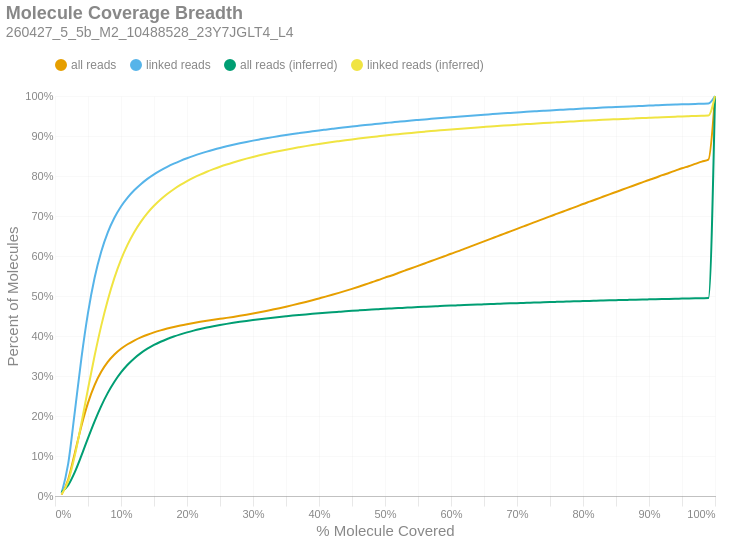

This figure's notebook cell:
### Markdown cell above
### Molecule Read Coverage
This chart shows molecule coverage breadth as computed by the number of bases aligned to that molecule. In other words, "*how much of each unique long molecule is actually sequenced/aligned?*" Keep in mind there is a distinction between sequences and alignments, since some sequences belonging to a particular molecule may not align well and wouldn't appear in the alignment data. This chart also shows molecule coverage breadth as computed by the *inferred fragment* from which the aligned sequences originate. Unlike read coverage, this calculation takes into account the total insert size, including unsequenced gaps between the forward and reverse reads. Like the previous figures, these are cumulative percents.

### Code cell
if SKIPLR:
    print_html(f"Skipped")
else:
    binned_df = consolidated_hist(valids['coverage_bp'], mask, 0.01, True)
    binned_df_inf = consolidated_hist(valids['coverage_inserts'], mask, 0.01, True)
    binned_df = binned_df.with_columns(pl.lit(binned_df_inf['all reads (cumsum)']).alias('all reads (inferred)'))
    binned_df = binned_df.with_columns(pl.lit(binned_df_inf['linked reads (cumsum)']).alias('linked reads (inferred)'))
    binned_df = binned_df.with_columns(
        (pl.col('bin').cast(pl.Float64) + 0.01).alias('right_edge')
    )

    with SafeRender(binned_df):
        (
            density_plot(binned_df, 'Molecule Coverage Breadth', samplename, 'molcov', ['all reads (inferred)','linked reads (inferred)'])
            .encode(
                #x=alt.X('bin:Q', title="% Molecule Covered").axis(format = '%').scale(padding=0),
                x=alt.X('right_edge:Q', title="% Molecule Covered").axis(format='%').scale(padding=0),
                y=alt.Y('value:Q', title='Percent of Molecules')
                    .axis(format='%')
                    .stack(False)
                    .scale(domainMin=0, padding=0),
                color=alt.Color("key:N").scale(domain = ["all reads", "linked reads", "all reads (inferred)", "linked reads (inferred)"]),
                tooltip = [
                    alt.Tooltip("key:N", title = "Data Type"),
                    alt.Tooltip("range_label:N", title="% Molecule Covered"),
                    alt.Tooltip("value:Q", format = ".2%", title="% Molecules")
                ]
            )
        ).display()

### Figure 1 — Vega-Lite specification as saved in the notebook (floating-point values rounded to 4 significant figures)
{"width": "container", "height": 400, "config": {"title": {"anchor": "start", "dy": -15, "fontSize": 18, "color": "#888888", "subtitleColor": "#888888", "subtitleFontSize": 14}, "arc": {"fill": "#0072B2"}, "axis": {"domainColor": "#888888", "domainWidth": 0.5, "gridWidth": 0.2, "grid": false, "titleFontWeight": 400, "titleFontSize": 15, "labelFontSize": 11, "labelColor": "#888888", "tickColor": "#888888", "tickWidth": 0.2, "titleColor": "#888888"}, "axisBand": {"grid": false}, "axisX": {"grid": true, "tickSize": 10, "domainCap": "round"}, "axisY": {"domain": false, "grid": true, "tickSize": 0, "domainCap": "round"}, "background": "transparent", "header": {"labelFontSize": 15, "labelColor": "#888888", "titleFontSize": 15, "titleFontWeight": 600, "titleColor": "#888888"}, "legend": {"labelFont": "sans-serif", "labelFontSize": 12, "labelColor": "#888888", "symbolSize": 100, "symbolType": "circle", "titleFontSize": 12, "titlePadding": 10, "titleColor": "#888888", "title": null, "orient": "top"}, "range": {"category": ["#E69F00", "#56B4E9", "#009E73", "#F0E442", "#0072B2", "#D55E00", "#CC79A7", "#000000"], "diverging": ["#cfe8f3", "#a2d4ec", "#73bfe2", "#46abdb", "#1696d2", "#12719e"]}, "area": {"fill": "#0072B2", "fillOpacity": 0.7, "line": true, "strokeOpacity": 0.7}, "line": {"color": "#0072B2", "stroke": "#0072B2", "strokeWidth": 2}, "trail": {"color": "#0072B2", "stroke": "#0072B2", "strokeWidth": 0, "size": 1}, "point": {"filled": true, "fillOpacity": 1.0, "size": 95}, "text": {"color": "#888888", "fontSize": 11, "align": "right", "fontWeight": 400, "size": 11}, "bar": {"fill": "#0072B2", "stroke": null}, "view": {"stroke": null, "continuousWidth": 660, "continuousHeight": 400}}, "data": {"name": "data-936bbb0cde22dfc5327fa2aeb7440f1c"}, "mark": {"type": "line", "interpolate": "monotone", "point": {"opacity": 0, "size": 275}}, "encoding": {"color": {"field": "key", "scale": {"domain": ["all reads", "linked reads", "all reads (inferred)", "linked reads (inferred)"]}, "type": "nominal"}, "tooltip": [{"field": "key", "title": "Data Type", "type": "nominal"}, {"field": "range_label", "title": "% Molecule Covered", "type": "nominal"}, {"field": "value", "format": ".2%", "title": "% Molecules", "type": "quantitative"}], "x": {"axis": {"format": "%"}, "field": "right_edge", "scale": {"padding": 0}, "title": "% Molecule Covered", "type": "quantitative"}, "y": {"axis": {"format": "%"}, "field": "value", "scale": {"domainMin": 0, "padding": 0}, "stack": false, "title": "Percent of Molecules", "type": "quantitative"}}, "params": [{"name": "param_c36ac31b6afebe62", "select": {"type": "point", "fields": ["key"]}, "bind": "legend"}], "title": {"text": "Molecule Coverage Breadth", "subtitle": "260427_5_5b_M2_10488528_23Y7JGLT4_L4"}, "transform": [{"fold": ["all reads (cumsum)", "linked reads (cumsum)", "all reads (inferred)", "linked reads (inferred)"]}, {"calculate": "replace(datum.key, ' (cumsum)', '')", "as": "key"}, {"filter": {"param": "param_c36ac31b6afebe62"}}], "usermeta": {"embedOptions": {"downloadFileName": "260427_5_5b_M2_10488528_23Y7JGLT4_L4.molcov"}}, "$schema": "https://vega.github.io/schema/vega-lite/v6.4.1.json", "datasets": {"data-936bbb0cde22dfc5327fa2aeb7440f1c": [{"bin": "0.0", "interval": "0.0-0.01", "all reads": 0.003501, "linked reads": 0.006728, "all reads (cumsum)": 0.003501, "linked reads (cumsum)": 0.006728, "range_label": "0.0-0.01", "all reads (inferred)": 0.01007, "linked reads (inferred)": 0.004328, "right_edge": 0.01}, {"bin": "0.01", "interval": "0.01-0.02", "all reads": 0.03781, "linked reads": 0.07406, "all reads (cumsum)": 0.04131, "linked reads (cumsum)": 0.08079, "range_label": "0.01-0.02", "all reads (inferred)": 0.02705, "linked reads (inferred)": 0.03717, "right_edge": 0.02}, {"bin": "0.02", "interval": "0.02-0.03", "all reads": 0.06577, "linked reads": 0.1294, "all reads (cumsum)": 0.1071, "linked reads (cumsum)": 0.2102, "range_label": "0.02-0.03", "all reads (inferred)": 0.05958, "linked reads (inferred)": 0.1009, "right_edge": 0.03}, {"bin": "0.03", "interval": "0.03-0.04", "all reads": 0.0681, "linked reads": 0.1341, "all reads (cumsum)": 0.1752, "linked reads (cumsum)": 0.3443, "range_label": "0.03-0.04", "all reads (inferred)": 0.1008, "linked reads (inferred)": 0.1818, "right_edge": 0.04}, {"bin": "0.04", "interval": "0.04-0.05", "all reads": 0.05762, "linked reads": 0.1135, "all reads (cumsum)": 0.2328, "linked reads (cumsum)": 0.4578, "range_label": "0.04-0.05", "all reads (inferred)": 0.1448, "linked reads (inferred)": 0.2679, "right_edge": 0.05}, {"bin": "0.05", "interval": "0.05-0.06", "all reads": 0.04456, "linked reads": 0.08775, "all reads (cumsum)": 0.2774, "linked reads (cumsum)": 0.5455, "range_label": "0.05-0.06", "all reads (inferred)": 0.1868, "linked reads (inferred)": 0.3505, "right_edge": 0.06}, {"bin": "0.06", "interval": "0.06-0.07", "all reads": 0.03313, "linked reads": 0.06522, "all reads (cumsum)": 0.3105, "linked reads (cumsum)": 0.6107, "range_label": "0.06-0.07", "all reads (inferred)": 0.2248, "linked reads (inferred)": 0.4253, "right_edge": 0.07}, {"bin": "0.07", "interval": "0.07-0.08", "all reads": 0.02465, "linked reads": 0.04847, "all reads (cumsum)": 0.3351, "linked reads (cumsum)": 0.6592, "range_label": "0.07-0.08", "all reads (inferred)": 0.2578, "linked reads (inferred)": 0.4901, "right_edge": 0.08}, {"bin": "0.08", "interval": "0.08-0.09", "all reads": 0.01856, "linked reads": 0.03643, "all reads (cumsum)": 0.3537, "linked reads (cumsum)": 0.6956, "range_label": "0.08-0.09", "all reads (inferred)": 0.2858, "linked reads (inferred)": 0.5452, "right_edge": 0.09}, {"bin": "0.09", "interval": "0.09-0.1", "all reads": 0.01437, "linked reads": 0.02822, "all reads (cumsum)": 0.3681, "linked reads (cumsum)": 0.7239, "range_label": "0.09-0.1", "all reads (inferred)": 0.3091, "linked reads (inferred)": 0.591, "right_edge": 0.1}, {"bin": "0.1", "interval": "0.1-0.11", "all reads": 0.01129, "linked reads": 0.02218, "all reads (cumsum)": 0.3794, "linked reads (cumsum)": 0.746, "range_label": "0.1-0.11", "all reads (inferred)": 0.3282, "linked reads (inferred)": 0.6285, "right_edge": 0.11}, {"bin": "0.11", "interval": "0.11-0.12", "all reads": 0.009262, "linked reads": 0.01818, "all reads (cumsum)": 0.3886, "linked reads (cumsum)": 0.7642, "range_label": "0.11-0.12", "all reads (inferred)": 0.344, "linked reads (inferred)": 0.6595, "right_edge": 0.12}, {"bin": "0.12", "interval": "0.12-0.13", "all reads": 0.007781, "linked reads": 0.01526, "all reads (cumsum)": 0.3964, "linked reads (cumsum)": 0.7795, "range_label": "0.12-0.13", "all reads (inferred)": 0.3572, "linked reads (inferred)": 0.6855, "right_edge": 0.13}, {"bin": "0.13", "interval": "0.13-0.14", "all reads": 0.006742, "linked reads": 0.01323, "all reads (cumsum)": 0.4031, "linked reads (cumsum)": 0.7927, "range_label": "0.13-0.14", "all reads (inferred)": 0.3683, "linked reads (inferred)": 0.7072, "right_edge": 0.14}, {"bin": "0.14", "interval": "0.14-0.15", "all reads": 0.005826, "linked reads": 0.01141, "all reads (cumsum)": 0.409, "linked reads (cumsum)": 0.8041, "range_label": "0.14-0.15", "all reads (inferred)": 0.3776, "linked reads (inferred)": 0.7255, "right_edge": 0.15}, {"bin": "0.15", "interval": "0.15-0.16", "all reads": 0.005046, "linked reads": 0.009881, "all reads (cumsum)": 0.414, "linked reads (cumsum)": 0.814, "range_label": "0.15-0.16", "all reads (inferred)": 0.3856, "linked reads (inferred)": 0.7412, "right_edge": 0.16}, {"bin": "0.16", "interval": "0.16-0.17", "all reads": 0.004529, "linked reads": 0.008849, "all reads (cumsum)": 0.4185, "linked reads (cumsum)": 0.8228, "range_label": "0.16-0.17", "all reads (inferred)": 0.3926, "linked reads (inferred)": 0.7549, "right_edge": 0.17}, {"bin": "0.17", "interval": "0.17-0.18", "all reads": 0.004081, "linked reads": 0.007972, "all reads (cumsum)": 0.4226, "linked reads (cumsum)": 0.8308, "range_label": "0.17-0.18", "all reads (inferred)": 0.3987, "linked reads (inferred)": 0.7669, "right_edge": 0.18}, {"bin": "0.18", "interval": "0.18-0.19", "all reads": 0.003684, "linked reads": 0.007194, "all reads (cumsum)": 0.4263, "linked reads (cumsum)": 0.838, "range_label": "0.18-0.19", "all reads (inferred)": 0.4041, "linked reads (inferred)": 0.7776, "right_edge": 0.19}, {"bin": "0.19", "interval": "0.19-0.2", "all reads": 0.003309, "linked reads": 0.006454, "all reads (cumsum)": 0.4296, "linked reads (cumsum)": 0.8445, "range_label": "0.19-0.2", "all reads (inferred)": 0.409, "linked reads (inferred)": 0.7871, "right_edge": 0.2}, {"bin": "0.2", "interval": "0.2-0.21", "all reads": 0.003047, "linked reads": 0.005919, "all reads (cumsum)": 0.4327, "linked reads (cumsum)": 0.8504, "range_label": "0.2-0.21", "all reads (inferred)": 0.4134, "linked reads (inferred)": 0.7957, "right_edge": 0.21}, {"bin": "0.21", "interval": "0.21-0.22", "all reads": 0.002861, "linked reads": 0.005538, "all reads (cumsum)": 0.4355, "linked reads (cumsum)": 0.8559, "range_label": "0.21-0.22", "all reads (inferred)": 0.4174, "linked reads (inferred)": 0.8035, "right_edge": 0.22}, {"bin": "0.22", "interval": "0.22-0.23", "all reads": 0.002647, "linked reads": 0.005099, "all reads (cumsum)": 0.4382, "linked reads (cumsum)": 0.861, "range_label": "0.22-0.23", "all reads (inferred)": 0.421, "linked reads (inferred)": 0.8107, "right_edge": 0.23}, {"bin": "0.23", "interval": "0.23-0.24", "all reads": 0.002471, "linked reads": 0.004717, "all reads (cumsum)": 0.4406, "linked reads (cumsum)": 0.8657, "range_label": "0.23-0.24", "all reads (inferred)": 0.4244, "linked reads (inferred)": 0.8172, "right_edge": 0.24}, {"bin": "0.24", "interval": "0.24-0.25", "all reads": 0.002358, "linked reads": 0.004409, "all reads (cumsum)": 0.443, "linked reads (cumsum)": 0.8701, "range_label": "0.24-0.25", "all reads (inferred)": 0.4274, "linked reads (inferred)": 0.8232, "right_edge": 0.25}, {"bin": "0.25", "interval": "0.25-0.26", "all reads": 0.002303, "linked reads": 0.004079, "all reads (cumsum)": 0.4453, "linked reads (cumsum)": 0.8742, "range_label": "0.25-0.26", "all reads (inferred)": 0.4303, "linked reads (inferred)": 0.8288, "right_edge": 0.26}, {"bin": "0.26", "interval": "0.26-0.27", "all reads": 0.002444, "linked reads": 0.003914, "all reads (cumsum)": 0.4478, "linked reads (cumsum)": 0.8781, "range_label": "0.26-0.27", "all reads (inferred)": 0.4329, "linked reads (inferred)": 0.8339, "right_edge": 0.27}, {"bin": "0.27", "interval": "0.27-0.28", "all reads": 0.002625, "linked reads": 0.003687, "all reads (cumsum)": 0.4504, "linked reads (cumsum)": 0.8818, "range_label": "0.27-0.28", "all reads (inferred)": 0.4354, "linked reads (inferred)": 0.8388, "right_edge": 0.28}, {"bin": "0.28", "interval": "0.28-0.29", "all reads": 0.002794, "linked reads": 0.003424, "all reads (cumsum)": 0.4532, "linked reads (cumsum)": 0.8852, "range_label": "0.28-0.29", "all reads (inferred)": 0.4378, "linked reads (inferred)": 0.8434, "right_edge": 0.29}, {"bin": "0.29", "interval": "0.29-0.3", "all reads": 0.002931, "linked reads": 0.003189, "all reads (cumsum)": 0.4561, "linked reads (cumsum)": 0.8884, "range_label": "0.29-0.3", "all reads (inferred)": 0.44, "linked reads (inferred)": 0.8477, "right_edge": 0.3}, {"bin": "0.3", "interval": "0.3-0.31", "all reads": 0.003102, "linked reads": 0.003034, "all reads (cumsum)": 0.4592, "linked reads (cumsum)": 0.8915, "range_label": "0.3-0.31", "all reads (inferred)": 0.4421, "linked reads (inferred)": 0.8517, "right_edge": 0.31}, {"bin": "0.31", "interval": "0.31-0.32", "all reads": 0.003321, "linked reads": 0.002955, "all reads (cumsum)": 0.4625, "linked reads (cumsum)": 0.8944, "range_label": "0.31-0.32", "all reads (inferred)": 0.444, "linked reads (inferred)": 0.8555, "right_edge": 0.32}, {"bin": "0.32", "interval": "0.32-0.33", "all reads": 0.00347, "linked reads": 0.002783, "all reads (cumsum)": 0.466, "linked reads (cumsum)": 0.8972, "range_label": "0.32-0.33", "all reads (inferred)": 0.4459, "linked reads (inferred)": 0.8592, "right_edge": 0.33}, {"bin": "0.33", "interval": "0.33-0.34", "all reads": 0.003527, "linked reads": 0.002638, "all reads (cumsum)": 0.4695, "linked reads (cumsum)": 0.8998, "range_label": "0.33-0.34", "all reads (inferred)": 0.4477, "linked reads (inferred)": 0.8626, "right_edge": 0.34}, {"bin": "0.34", "interval": "0.34-0.35", "all reads": 0.003732, "linked reads": 0.002594, "all reads (cumsum)": 0.4733, "linked reads (cumsum)": 0.9024, "range_label": "0.34-0.35", "all reads (inferred)": 0.4493, "linked reads (inferred)": 0.8658, "right_edge": 0.35}, {"bin": "0.35", "interval": "0.35-0.36", "all reads": 0.003883, "linked reads": 0.002442, "all reads (cumsum)": 0.4771, "linked reads (cumsum)": 0.9049, "range_label": "0.35-0.36", "all reads (inferred)": 0.451, "linked reads (inferred)": 0.869, "right_edge": 0.36}, {"bin": "0.36", "interval": "0.36-0.37", "all reads": 0.003968, "linked reads": 0.002318, "all reads (cumsum)": 0.4811, "linked reads (cumsum)": 0.9072, "range_label": "0.36-0.37", "all reads (inferred)": 0.4525, "linked reads (inferred)": 0.8719, "right_edge": 0.37}, {"bin": "0.37", "interval": "0.37-0.38", "all reads": 0.004123, "linked reads": 0.002277, "all reads (cumsum)": 0.4852, "linked reads (cumsum)": 0.9095, "range_label": "0.37-0.38", "all reads (inferred)": 0.454, "linked reads (inferred)": 0.8747, "right_edge": 0.38}, {"bin": "0.38", "interval": "0.38-0.39", "all reads": 0.004275, "linked reads": 0.002194, "all reads (cumsum)": 0.4895, "linked reads (cumsum)": 0.9117, "range_label": "0.38-0.39", "all reads (inferred)": 0.4554, "linked reads (inferred)": 0.8774, "right_edge": 0.39}, {"bin": "0.39", "interval": "0.39-0.4", "all reads": 0.004451, "linked reads": 0.002222, "all reads (cumsum)": 0.494, "linked reads (cumsum)": 0.9139, "range_label": "0.39-0.4", "all reads (inferred)": 0.4568, "linked reads (inferred)": 0.8799, "right_edge": 0.4}, {"bin": "0.4", "interval": "0.4-0.41", "all reads": 0.004452, "linked reads": 0.002028, "all reads (cumsum)": 0.4984, "linked reads (cumsum)": 0.9159, "range_label": "0.4-0.41", "all reads (inferred)": 0.4581, "linked reads (inferred)": 0.8824, "right_edge": 0.41}, {"bin": "0.41", "interval": "0.41-0.42", "all reads": 0.004647, "linked reads": 0.001989, "all reads (cumsum)": 0.5031, "linked reads (cumsum)": 0.9179, "range_label": "0.41-0.42", "all reads (inferred)": 0.4593, "linked reads (inferred)": 0.8848, "right_edge": 0.42}, {"bin": "0.42", "interval": "0.42-0.43", "all reads": 0.004784, "linked reads": 0.001961, "all reads (cumsum)": 0.5078, "linked reads (cumsum)": 0.9199, "range_label": "0.42-0.43", "all reads (inferred)": 0.4605, "linked reads (inferred)": 0.8871, "right_edge": 0.43}, {"bin": "0.43", "interval": "0.43-0.44", "all reads": 0.004884, "linked reads": 0.001882, "all reads (cumsum)": 0.5127, "linked reads (cumsum)": 0.9217, "range_label": "0.43-0.44", "all reads (inferred)": 0.4617, "linked reads (inferred)": 0.8893, "right_edge": 0.44}, {"bin": "0.44", "interval": "0.44-0.45", "all reads": 0.005145, "linked reads": 0.001893, "all reads (cumsum)": 0.5179, "linked reads (cumsum)": 0.9236, "range_label": "0.44-0.45", "all reads (inferred)": 0.4629, "linked reads (inferred)": 0.8915, "right_edge": 0.45}, {"bin": "0.45", "interval": "0.45-0.46", "all reads": 0.005284, "linked reads": 0.001836, "all reads (cumsum)": 0.5232, "linked reads (cumsum)": 0.9255, "range_label": "0.45-0.46", "all reads (inferred)": 0.464, "linked reads (inferred)": 0.8935, "right_edge": 0.46}, {"bin": "0.46", "interval": "0.46-0.47", "all reads": 0.005489, "linked reads": 0.001821, "all reads (cumsum)": 0.5286, "linked reads (cumsum)": 0.9273, "range_label": "0.46-0.47", "all reads (inferred)": 0.4651, "linked reads (inferred)": 0.8955, "right_edge": 0.47}, {"bin": "0.47", "interval": "0.47-0.48", "all reads": 0.005698, "linked reads": 0.001718, "all reads (cumsum)": 0.5343, "linked reads (cumsum)": 0.929, "range_label": "0.47-0.48", "all reads (inferred)": 0.4661, "linked reads (inferred)": 0.8975, "right_edge": 0.48}, {"bin": "0.48", "interval": "0.48-0.49", "all reads": 0.005531, "linked reads": 0.001664, "all reads (cumsum)": 0.5399, "linked reads (cumsum)": 0.9307, "range_label": "0.48-0.49", "all reads (inferred)": 0.467, "linked reads (inferred)": 0.8993, "right_edge": 0.49}, {"bin": "0.49", "interval": "0.49-0.5", "all reads": 0.006158, "linked reads": 0.001738, "all reads (cumsum)": 0.546, "linked reads (cumsum)": 0.9324, "range_label": "0.49-0.5", "all reads (inferred)": 0.468, "linked reads (inferred)": 0.9012, "right_edge": 0.5}, {"bin": "0.5", "interval": "0.5-0.51", "all reads": 0.005306, "linked reads": 0.001569, "all reads (cumsum)": 0.5513, "linked reads (cumsum)": 0.934, "range_label": "0.5-0.51", "all reads (inferred)": 0.4689, "linked reads (inferred)": 0.9028, "right_edge": 0.51}, {"bin": "0.51", "interval": "0.51-0.52", "all reads": 0.00617, "linked reads": 0.001573, "all reads (cumsum)": 0.5575, "linked reads (cumsum)": 0.9356, "range_label": "0.51-0.52", "all reads (inferred)": 0.4698, "linked reads (inferred)": 0.9045, "right_edge": 0.52}, {"bin": "0.52", "interval": "0.52-0.53", "all reads": 0.006031, "linked reads": 0.001562, "all reads (cumsum)": 0.5635, "linked reads (cumsum)": 0.9371, "range_label": "0.52-0.53", "all reads (inferred)": 0.4706, "linked reads (inferred)": 0.9061, "right_edge": 0.53}, {"bin": "0.53", "interval": "0.53-0.54", "all reads": 0.00598, "linked reads": 0.001483, "all reads (cumsum)": 0.5695, "linked reads (cumsum)": 0.9386, "range_label": "0.53-0.54", "all reads (inferred)": 0.4715, "linked reads (inferred)": 0.9078, "right_edge": 0.54}, {"bin": "0.54", "interval": "0.54-0.55", "all reads": 0.00578, "linked reads": 0.001446, "all reads (cumsum)": 0.5753, "linked reads (cumsum)": 0.94, "range_label": "0.54-0.55", "all reads (inferred)": 0.4723, "linked reads (inferred)": 0.9094, "right_edge": 0.55}, {"bin": "0.55", "interval": "0.55-0.56", "all reads": 0.00604, "linked reads": 0.001436, "all reads (cumsum)": 0.5813, "linked reads (cumsum)": 0.9415, "range_label": "0.55-0.56", "all reads (inferred)": 0.4731, "linked reads (inferred)": 0.9109, "right_edge": 0.56}, {"bin": "0.56", "interval": "0.56-0.57", "all reads": 0.006039, "linked reads": 0.001457, "all reads (cumsum)": 0.5874, "linked reads (cumsum)": 0.9429, "range_label": "0.56-0.57", "all reads (inferred)": 0.4739, "linked reads (inferred)": 0.9123, "right_edge": 0.57}, {"bin": "0.57", "interval": "0.57-0.58", "all reads": 0.00594, "linked reads": 0.001404, "all reads (cumsum)": 0.5933, "linked reads (cumsum)": 0.9443, "range_label": "0.57-0.58", "all reads (inferred)": 0.4746, "linked reads (inferred)": 0.9137, "right_edge": 0.58}, {"bin": "0.58", "interval": "0.58-0.59", "all reads": 0.00606, "linked reads": 0.00136, "all reads (cumsum)": 0.5994, "linked reads (cumsum)": 0.9457, "range_label": "0.58-0.59", "all reads (inferred)": 0.4753, "linked reads (inferred)": 0.9151, "right_edge": 0.59}, {"bin": "0.59", "interval": "0.59-0.6", "all reads": 0.006225, "linked reads": 0.001322, "all reads (cumsum)": 0.6056, "linked reads (cumsum)": 0.947, "range_label": "0.59-0.6", "all reads (inferred)": 0.476, "linked reads (inferred)": 0.9165, "right_edge": 0.6}, {"bin": "0.6", "interval": "0.6-0.61", "all reads": 0.005874, "linked reads": 0.001265, "all reads (cumsum)": 0.6115, "linked reads (cumsum)": 0.9483, "range_label": "0.6-0.61", "all reads (inferred)": 0.4767, "linked reads (inferred)": 0.9178, "right_edge": 0.61}, {"bin": "0.61", "interval": "0.61-0.62", "all reads": 0.006328, "linked reads": 0.00132, "all reads (cumsum)": 0.6178, "linked reads (cumsum)": 0.9496, "range_label": "0.61-0.62", "all reads (inferred)": 0.4774, "linked reads (inferred)": 0.919, "right_edge": 0.62}, {"bin": "0.62", "interval": "0.62-0.63", "all reads": 0.006217, "linked reads": 0.001239, "all reads (cumsum)": 0.624, "linked reads (cumsum)": 0.9508, "range_label": "0.62-0.63", "all reads (inferred)": 0.478, "linked reads (inferred)": 0.9202, "right_edge": 0.63}, {"bin": "0.63", "interval": "0.63-0.64", "all reads": 0.006236, "linked reads": 0.001205, "all reads (cumsum)": 0.6303, "linked reads (cumsum)": 0.9521, "range_label": "0.63-0.64", "all reads (inferred)": 0.4786, "linked reads (inferred)": 0.9214, "right_edge": 0.64}, {"bin": "0.64", "interval": "0.64-0.65", "all reads": 0.006169, "linked reads": 0.001142, "all reads (cumsum)": 0.6364, "linked reads (cumsum)": 0.9532, "range_label": "0.64-0.65", "all reads (inferred)": 0.4792, "linked reads (inferred)": 0.9226, "right_edge": 0.65}, {"bin": "0.65", "interval": "0.65-0.66", "all reads": 0.00645, "linked reads": 0.001189, "all reads (cumsum)": 0.6429, "linked reads (cumsum)": 0.9544, "range_label": "0.65-0.66", "all reads (inferred)": 0.4799, "linked reads (inferred)": 0.9238, "right_edge": 0.66}, {"bin": "0.66", "interval": "0.66-0.67", "all reads": 0.006156, "linked reads": 0.001184, "all reads (cumsum)": 0.649, "linked reads (cumsum)": 0.9556, "range_label": "0.66-0.67", "all reads (inferred)": 0.4804, "linked reads (inferred)": 0.9249, "right_edge": 0.67}, {"bin": "0.67", "interval": "0.67-0.68", "all reads": 0.006331, "linked reads": 0.001132, "all reads (cumsum)": 0.6554, "linked reads (cumsum)": 0.9567, "range_label": "0.67-0.68", "all reads (inferred)": 0.481, "linked reads (inferred)": 0.926, "right_edge": 0.68}, {"bin": "0.68", "interval": "0.68-0.69", "all reads": 0.006207, "linked reads": 0.001061, "all reads (cumsum)": 0.6616, "linked reads (cumsum)": 0.9578, "range_label": "0.68-0.69", "all reads (inferred)": 0.4816, "linked reads (inferred)": 0.9271, "right_edge": 0.69}, {"bin": "0.69", "interval": "0.69-0.7", "all reads": 0.006281, "linked reads": 0.001076, "all reads (cumsum)": 0.6678, "linked reads (cumsum)": 0.9588, "range_label": "0.69-0.7", "all reads (inferred)": 0.4822, "linked reads (inferred)": 0.9282, "right_edge": 0.7}, {"bin": "0.7", "interval": "0.7-0.71", "all reads": 0.006211, "linked reads": 0.001049, "all reads (cumsum)": 0.6741, "linked reads (cumsum)": 0.9599, "range_label": "0.7-0.71", "all reads (inferred)": 0.4827, "linked reads (inferred)": 0.9292, "right_edge": 0.71}, {"bin": "0.71", "interval": "0.71-0.72", "all reads": 0.006194, "linked reads": 0.001062, "all reads (cumsum)": 0.6803, "linked reads (cumsum)": 0.9609, "range_label": "0.71-0.72", "all reads (inferred)": 0.4833, "linked reads (inferred)": 0.9303, "right_edge": 0.72}, {"bin": "0.72", "interval": "0.72-0.73", "all reads": 0.006402, "linked reads": 0.001009, "all reads (cumsum)": 0.6867, "linked reads (cumsum)": 0.962, "range_label": "0.72-0.73", "all reads (inferred)": 0.4838, "linked reads (inferred)": 0.9312, "right_edge": 0.73}, {"bin": "0.73", "interval": "0.73-0.74", "all reads": 0.00613, "linked reads": 0.001012, "all reads (cumsum)": 0.6928, "linked reads (cumsum)": 0.963, "range_label": "0.73-0.74", "all reads (inferred)": 0.4843, "linked reads (inferred)": 0.9323, "right_edge": 0.74}, {"bin": "0.74", "interval": "0.74-0.75", "all reads": 0.006436, "linked reads": 0.0009995, "all reads (cumsum)": 0.6992, "linked reads (cumsum)": 0.964, "range_label": "0.74-0.75", "all reads (inferred)": 0.4848, "linked reads (inferred)": 0.9332, "right_edge": 0.75}, {"bin": "0.75", "interval": "0.75-0.76", "all reads": 0.006081, "linked reads": 0.0009374, "all reads (cumsum)": 0.7053, "linked reads (cumsum)": 0.9649, "range_label": "0.75-0.76", "all reads (inferred)": 0.4853, "linked reads (inferred)": 0.9342, "right_edge": 0.76}, {"bin": "0.76", "interval": "0.76-0.77", "all reads": 0.006086, "linked reads": 0.0008818, "all reads (cumsum)": 0.7114, "linked reads (cumsum)": 0.9658, "range_label": "0.76-0.77", "all reads (inferred)": 0.4858, "linked reads (inferred)": 0.9351, "right_edge": 0.77}, {"bin": "0.77", "interval": "0.77-0.78", "all reads": 0.006088, "linked reads": 0.0009195, "all reads (cumsum)": 0.7175, "linked reads (cumsum)": 0.9667, "range_label": "0.77-0.78", "all reads (inferred)": 0.4863, "linked reads (inferred)": 0.936, "right_edge": 0.78}, {"bin": "0.78", "interval": "0.78-0.79", "all reads": 0.006046, "linked reads": 0.0008538, "all reads (cumsum)": 0.7235, "linked reads (cumsum)": 0.9676, "range_label": "0.78-0.79", "all reads (inferred)": 0.4868, "linked reads (inferred)": 0.9369, "right_edge": 0.79}, {"bin": "0.79", "interval": "0.79-0.8", "all reads": 0.006374, "linked reads": 0.0009004, "all reads (cumsum)": 0.7299, "linked reads (cumsum)": 0.9685, "range_label": "0.79-0.8", "all reads (inferred)": 0.4873, "linked reads (inferred)": 0.9378, "right_edge": 0.8}, {"bin": "0.8", "interval": "0.8-0.81", "all reads": 0.005911, "linked reads": 0.000848, "all reads (cumsum)": 0.7358, "linked reads (cumsum)": 0.9693, "range_label": "0.8-0.81", "all reads (inferred)": 0.4878, "linked reads (inferred)": 0.9387, "right_edge": 0.81}, {"bin": "0.81", "interval": "0.81-0.82", "all reads": 0.005945, "linked reads": 0.0008495, "all reads (cumsum)": 0.7417, "linked reads (cumsum)": 0.9702, "range_label": "0.81-0.82", "all reads (inferred)": 0.4882, "linked reads (inferred)": 0.9395, "right_edge": 0.82}, {"bin": "0.82", "interval": "0.82-0.83", "all reads": 0.006227, "linked reads": 0.0008079, "all reads (cumsum)": 0.748, "linked reads (cumsum)": 0.971, "range_label": "0.82-0.83", "all reads (inferred)": 0.4887, "linked reads (inferred)": 0.9403, "right_edge": 0.83}, {"bin": "0.83", "interval": "0.83-0.84", "all reads": 0.00613, "linked reads": 0.0007716, "all reads (cumsum)": 0.7541, "linked reads (cumsum)": 0.9717, "range_label": "0.83-0.84", "all reads (inferred)": 0.4891, "linked reads (inferred)": 0.9412, "right_edge": 0.84}, {"bin": "0.84", "interval": "0.84-0.85", "all reads": 0.005972, "linked reads": 0.0007576, "all reads (cumsum)": 0.7601, "linked reads (cumsum)": 0.9725, "range_label": "0.84-0.85", "all reads (inferred)": 0.4895, "linked reads (inferred)": 0.9419, "right_edge": 0.85}, {"bin": "0.85", "interval": "0.85-0.86", "all reads": 0.006055, "linked reads": 0.0007267, "all reads (cumsum)": 0.7661, "linked reads (cumsum)": 0.9732, "range_label": "0.85-0.86", "all reads (inferred)": 0.49, "linked reads (inferred)": 0.9427, "right_edge": 0.86}, {"bin": "0.86", "interval": "0.86-0.87", "all reads": 0.005988, "linked reads": 0.000711, "all reads (cumsum)": 0.7721, "linked reads (cumsum)": 0.9739, "range_label": "0.86-0.87", "all reads (inferred)": 0.4904, "linked reads (inferred)": 0.9434, "right_edge": 0.87}, {"bin": "0.87", "interval": "0.87-0.88", "all reads": 0.00601, "linked reads": 0.0006751, "all reads (cumsum)": 0.7781, "linked reads (cumsum)": 0.9746, "range_label": "0.87-0.88", "all reads (inferred)": 0.4908, "linked reads (inferred)": 0.9442, "right_edge": 0.88}, {"bin": "0.88", "interval": "0.88-0.89", "all reads": 0.005899, "linked reads": 0.0006679, "all reads (cumsum)": 0.784, "linked reads (cumsum)": 0.9753, "range_label": "0.88-0.89", "all reads (inferred)": 0.4912, "linked reads (inferred)": 0.9449, "right_edge": 0.89}, {"bin": "0.89", "interval": "0.89-0.9", "all reads": 0.006007, "linked reads": 0.0006812, "all reads (cumsum)": 0.79, "linked reads (cumsum)": 0.976, "range_label": "0.89-0.9", "all reads (inferred)": 0.4916, "linked reads (inferred)": 0.9456, "right_edge": 0.9}, {"bin": "0.9", "interval": "0.9-0.91", "all reads": 0.005592, "linked reads": 0.000656, "all reads (cumsum)": 0.7956, "linked reads (cumsum)": 0.9766, "range_label": "0.9-0.91", "all reads (inferred)": 0.492, "linked reads (inferred)": 0.9463, "right_edge": 0.91}, {"bin": "0.91", "interval": "0.91-0.92", "all reads": 0.006493, "linked reads": 0.0006776, "all reads (cumsum)": 0.8021, "linked reads (cumsum)": 0.9773, "range_label": "0.91-0.92", "all reads (inferred)": 0.4923, "linked reads (inferred)": 0.947, "right_edge": 0.92}, {"bin": "0.92", "interval": "0.92-0.93", "all reads": 0.005319, "linked reads": 0.0006388, "all reads (cumsum)": 0.8074, "linked reads (cumsum)": 0.9779, "range_label": "0.92-0.93", "all reads (inferred)": 0.4927, "linked reads (inferred)": 0.9477, "right_edge": 0.93}, {"bin": "0.93", "interval": "0.93-0.94", "all reads": 0.005855, "linked reads": 0.0006155, "all reads (cumsum)": 0.8133, "linked reads (cumsum)": 0.9785, "range_label": "0.93-0.94", "all reads (inferred)": 0.4931, "linked reads (inferred)": 0.9483, "right_edge": 0.94}, {"bin": "0.94", "interval": "0.94-0.95", "all reads": 0.006183, "linked reads": 0.0005904, "all reads (cumsum)": 0.8195, "linked reads (cumsum)": 0.9791, "range_label": "0.94-0.95", "all reads (inferred)": 0.4935, "linked reads (inferred)": 0.949, "right_edge": 0.95}, {"bin": "0.95", "interval": "0.95-0.96", "all reads": 0.005075, "linked reads": 0.0005441, "all reads (cumsum)": 0.8246, "linked reads (cumsum)": 0.9797, "range_label": "0.95-0.96", "all reads (inferred)": 0.4938, "linked reads (inferred)": 0.9496, "right_edge": 0.96}, {"bin": "0.96", "interval": "0.96-0.97", "all reads": 0.005678, "linked reads": 0.0005075, "all reads (cumsum)": 0.8302, "linked reads (cumsum)": 0.9802, "range_label": "0.96-0.97", "all reads (inferred)": 0.4941, "linked reads (inferred)": 0.9502, "right_edge": 0.97}, {"bin": "0.97", "interval": "0.97-0.98", "all reads": 0.005708, "linked reads": 0.0004852, "all reads (cumsum)": 0.8359, "linked reads (cumsum)": 0.9807, "range_label": "0.97-0.98", "all reads (inferred)": 0.4945, "linked reads (inferred)": 0.9508, "right_edge": 0.98}, {"bin": "0.98", "interval": "0.98-0.99", "all reads": 0.00481, "linked reads": 0.000524, "all reads (cumsum)": 0.8408, "linked reads (cumsum)": 0.9812, "range_label": "0.98-0.99", "all reads (inferred)": 0.4948, "linked reads (inferred)": 0.9513, "right_edge": 0.99}, {"bin": "0.99", "interval": "0.99-1.0", "all reads": 0.1592, "linked reads": 0.0188, "all reads (cumsum)": 1.0, "linked reads (cumsum)": 1.0, "range_label": "0.99-1.0", "all reads (inferred)": 1.0, "linked reads (inferred)": 1.0, "right_edge": 1.0}]}}
